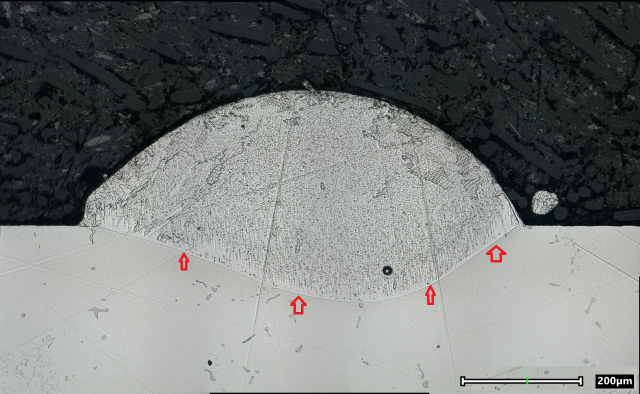
#> input picture Lab1/code/student_files/Report_images/Oval.png, 1280 x 787 px, found by its file name (shown at 1/2 size)
$ python NMS_compare.py
#> lines starting #> are read from the running program, lines starting #| are printed output that depends on the picture; after the words box and inside, x2 and y2 are one past the last pixel; in counts of white or black regions, pixels touching at a corner belong together
### Lab1/code/texturelab/supplied.py
"""Supplied image operations: students are not expected to reimplement these."""

from __future__ import annotations
import numpy as np
from PIL import Image


# [15 lines left out: functions load_image, rgb2gray, not called in this run]


def _sliding_windows(image: np.ndarray, kh: int, kw: int) -> np.ndarray:
    ph, pw = kh // 2, kw // 2
    padded = np.pad(image, ((ph, ph), (pw, pw)), mode="reflect")
    return np.lib.stride_tricks.sliding_window_view(padded, (kh, kw))


def correlate2d(image: np.ndarray, kernel: np.ndarray) -> np.ndarray:
    """Same-size 2-D correlation with reflected boundaries."""
    image, kernel = np.asarray(image), np.asarray(kernel)
    if image.ndim != 2 or kernel.ndim != 2:
        raise ValueError("image and kernel must be two-dimensional")
    return np.einsum("ijxy,xy->ij", _sliding_windows(image, *kernel.shape), kernel, optimize=True)


def gaussian_kernel(sigma: float, truncate: float = 3.0) -> np.ndarray:
    if sigma <= 0:
        raise ValueError("sigma must be positive")
    radius = max(1, int(truncate * sigma + 0.5))
    x = np.arange(-radius, radius + 1, dtype=np.float32)
    k = np.exp(-(x[:, None] ** 2 + x[None, :] ** 2) / (2 * sigma**2))
    return k / k.sum()


def gaussian_smooth(image: np.ndarray, sigma: float) -> np.ndarray:
    return correlate2d(np.asarray(image), gaussian_kernel(sigma)).astype(np.float32)


def sobel_gradients(gray: np.ndarray) -> tuple[np.ndarray, np.ndarray, np.ndarray, np.ndarray]:
    """Return gx, gy, magnitude, and angle; +y points down in image coordinates."""
    sx = np.array([[-1, 0, 1], [-2, 0, 2], [-1, 0, 1]], np.float32) / 8
    sy = sx.T
    gx, gy = correlate2d(gray, sx), correlate2d(gray, sy)
    magnitude = np.hypot(gx, gy)
    return gx, gy, magnitude.astype(np.float32), np.arctan2(gy, gx).astype(np.float32)


# [18 lines left out: functions box_mean, nms_nearest, not called in this run]

### Lab1/code/texturelab/edge_branch.py
"""Student-facing exact-direction NMS, adaptive thresholds, and hysteresis."""

from __future__ import annotations
from collections import deque
import numpy as np
from .config import EdgeConfig
from .supplied import gaussian_smooth, sobel_gradients


def bilinear_sample(image: np.ndarray, y: np.ndarray, x: np.ndarray) -> np.ndarray:
    """Sample a 2-D image at floating-point image coordinates."""
    # YOUR CODE HERE
    #
    # TODO 1 — Resolve safe coordinates
    #   - Read image height/width and clamp y/x to the valid closed intervals.
    #   - Compute floor coordinates (y0, x0) and the next coordinates (y1, x1).
    #   - Clamp y1/x1 as well so samples at the last row/column remain valid.
    #
    # TODO 2 — Compute interpolation weights
    #   - wy and wx are the fractional offsets from (y0, x0).
    #   - Form the four complementary weights for top-left, top-right,
    #     bottom-left, and bottom-right pixels.
    #
    # TODO 3 — Return the weighted sample
    #   - Support array-valued y/x so a whole image grid can be sampled at once.
    #   - An exact integer coordinate should reproduce the corresponding pixel.
    image = np.asarray(image)
    if image.ndim != 2:
        raise ValueError("image must be two-dimensional")
    y, x = np.broadcast_arrays(np.asarray(y, dtype=float), np.asarray(x, dtype=float))
    height, width = image.shape
    if height == 0 or width == 0:
        return np.empty(y.shape, dtype=np.result_type(image, np.float32))

    safe_y = np.clip(y, 0, height - 1)
    safe_x = np.clip(x, 0, width - 1)
    y0 = np.floor(safe_y).astype(np.intp)
    x0 = np.floor(safe_x).astype(np.intp)
    y1 = np.minimum(y0 + 1, height - 1)
    x1 = np.minimum(x0 + 1, width - 1)
    wy = safe_y - y0
    wx = safe_x - x0

    top_left = image[y0, x0]
    top_right = image[y0, x1]
    bottom_left = image[y1, x0]
    bottom_right = image[y1, x1]
    return ((1 - wy) * (1 - wx) * top_left
            + (1 - wy) * wx * top_right
            + wy * (1 - wx) * bottom_left
            + wy * wx * bottom_right)


def nms_interpolated(magnitude: np.ndarray, direction: np.ndarray) -> np.ndarray:
    """Thin gradient magnitude along the exact image-coordinate direction."""
    # YOUR CODE HERE
    #
    # TODO 1 — Validate inputs
    #   - Require matching two-dimensional magnitude and direction arrays.
    #
    # TODO 2 — Construct exact-direction comparison coordinates
    #   - Build row/column index grids for the complete image.
    #   - In image coordinates, the unit step is dy=sin(theta), dx=cos(theta).
    #   - Bilinearly sample magnitude one step forward and one step backward.
    #
    # TODO 3 — Suppress non-maxima
    #   - Keep the original magnitude when it is >= both interpolated neighbours.
    #   - Write zero elsewhere, return float32, and explicitly zero all four borders.
    magnitude = np.asarray(magnitude)
    direction = np.asarray(direction)
    if magnitude.ndim != 2 or direction.ndim != 2:
        raise ValueError("magnitude and direction must be two-dimensional")
    if magnitude.shape != direction.shape:
        raise ValueError("magnitude and direction must have matching shapes")

    height, width = magnitude.shape
    rows, columns = np.indices((height, width), dtype=float)
    dy = np.sin(direction)
    dx = np.cos(direction)
    forward = bilinear_sample(magnitude, rows + dy, columns + dx)
    backward = bilinear_sample(magnitude, rows - dy, columns - dx)
    result = np.where((magnitude >= forward) & (magnitude >= backward), magnitude, 0)
    result = np.asarray(result, dtype=np.float32)
    if height and width:
        result[0, :] = 0
        result[-1, :] = 0
        result[:, 0] = 0
        result[:, -1] = 0
    return result


def adaptive_thresholds(nms: np.ndarray, config: EdgeConfig) -> tuple[float, float]:
    """Select reproducible low/high thresholds without test labels."""
    # YOUR CODE HERE
    #
    # TODO 1 — Isolate useful responses
    #   - Estimate thresholds from strictly positive NMS values only.
    #   - If none exist, return a pair that produces no strong/weak edges.
    #
    # TODO 2 — Compute the high threshold
    #   - "percentile": use config.high_percentile on positive values.
    #   - "robust": use median + 2.5 * 1.4826 * median absolute deviation.
    #       - 1.4826 is a mathematically motivated conversion from MAD to a standard-deviation-like scale.
    #       - 2.5 is a scale multiplier for robust outlier rejection.
    #   - Reject unknown threshold_method values with ValueError.
    #
    # TODO 3 — Compute and return the low threshold
    #   - low is config.low_ratio multiplied by high.
    #   - Return ordinary Python floats in (low, high) order.
    if config.threshold_method not in {"percentile", "robust"}:
        raise ValueError(f"unknown threshold method: {config.threshold_method}")
    positive = np.asarray(nms)[np.asarray(nms) > 0]
    if positive.size == 0:
        return 0.0, 0.0

    if config.threshold_method == "percentile":
        high = float(np.percentile(positive, config.high_percentile))
    else:
        median = float(np.median(positive))
        mad = float(np.median(np.abs(positive - median)))
        high = median + 2.5 * 1.4826 * mad
    low = float(config.low_ratio * high)
    return low, high


def hysteresis(strong: np.ndarray, weak: np.ndarray, connectivity: int = 8) -> np.ndarray:
    """Keep all weak pixels reachable from strong seeds."""
    # YOUR CODE HERE
    #
    # TODO 1 — Validate and initialise
    #   - Require matching mask shapes and connectivity equal to 4 or 8.
    #   - Convert inputs to Boolean masks without modifying the caller's arrays.
    #   - Seed the result and a deque with every strong-pixel coordinate.
    #
    # TODO 2 — Define the neighbourhood
    #   - Four-connectivity uses vertical/horizontal offsets.
    #   - Eight-connectivity additionally includes all diagonal offsets.
    #
    # TODO 3 — Traverse the full connected component
    #   - Pop a coordinate, check in-bounds allowed neighbours, and accept every
    #     unvisited weak pixel connected to a seed.
    #   - Enqueue newly accepted pixels so multi-pixel weak chains are retained.
    #   - Return the final Boolean mask after the queue is exhausted.
    strong = np.asarray(strong, dtype=bool)
    weak = np.asarray(weak, dtype=bool)
    if strong.shape != weak.shape:
        raise ValueError("strong and weak masks must have matching shapes")
    if connectivity not in (4, 8):
        raise ValueError("connectivity must be 4 or 8")

    result = strong.copy()
    queue = deque(map(tuple, np.argwhere(strong)))
    offsets = [(-1, 0), (1, 0), (0, -1), (0, 1)]
    if connectivity == 8:
        offsets += [(-1, -1), (-1, 1), (1, -1), (1, 1)]

    height, width = result.shape
    while queue:
        row, column = queue.popleft()
        for row_offset, column_offset in offsets:
            next_row = row + row_offset
            next_column = column + column_offset
            if (0 <= next_row < height and 0 <= next_column < width
                    and weak[next_row, next_column] and not result[next_row, next_column]):
                result[next_row, next_column] = True
                queue.append((next_row, next_column))
    return result


def detect_edges(gray: np.ndarray, config: EdgeConfig) -> dict[str, np.ndarray | float]:
    """Run the supplied smoothing/Sobel stages and student edge stages."""
    smoothed = gaussian_smooth(gray, config.gaussian_sigma)
    gx, gy, magnitude, direction = sobel_gradients(smoothed)
    # YOUR CODE HERE
    #
    # TODO 1 — Thin and threshold
    #   - Run nms_interpolated on magnitude/direction.
    #   - Obtain (low, high) from adaptive_thresholds.
    #   - Strong pixels meet/exceed high; weak pixels meet/exceed low but are not strong.
    #
    # TODO 2 — Link and package the result
    #   - Run hysteresis with config.connectivity.
    #   - Return gx, gy, magnitude, direction, nms, low, high, and edges using
    #     exactly those dictionary keys so downstream feature code remains stable.
    nms = nms_interpolated(magnitude, direction)
    low, high = adaptive_thresholds(nms, config)
    strong = (nms > 0) & (nms >= high)
    weak = (nms > 0) & (nms >= low) & ~strong
    edges = hysteresis(strong, weak, config.connectivity)
    return {
        "gx": gx,
        "gy": gy,
        "magnitude": magnitude,
        "direction": direction,
        "nms": nms,
        "low": low,
        "high": high,
        "edges": edges,
    }

### Lab1/code/student_files/NMS_compare.py
from pathlib import Path
import sys

import matplotlib.pyplot as plt
import numpy as np
from PIL import Image

sys.path.insert(0, str(Path(__file__).resolve().parent.parent))

from texturelab.config import EdgeConfig
from texturelab.edge_branch import detect_edges

image_path = Path(__file__).resolve().parent.parent / "Oval.png"

gray = np.asarray(Image.open(image_path).convert("L"), dtype=np.float32) / 255.0

config_4 = EdgeConfig(connectivity=4)
result_4 = detect_edges(gray, config_4)
#> in correlate2d (call 2), `image, kernel = np.asarray(image), np.asarray(kernel)`: kernel = [[-0.125, 0, 0.125], [-0.25, 0, 0.25], [-0.125, 0, 0.125]]
#> in correlate2d (call 2), `return np.einsum("ijxy,xy->ij", _sliding_windows(image, *kernel.shape)..`:
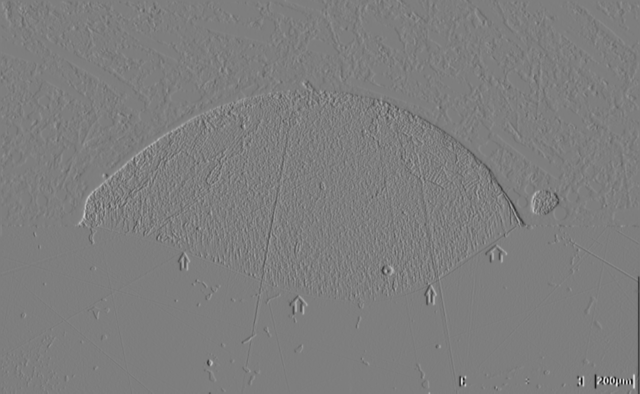
#> returned value: shape (787, 1280) float32 (shown at 1/2 size); min -0.265, max 0.27, mean -0.000106; drawn with min black and max white
#> in bilinear_sample, `y0 = np.floor(safe_y).astype(np.intp)`:
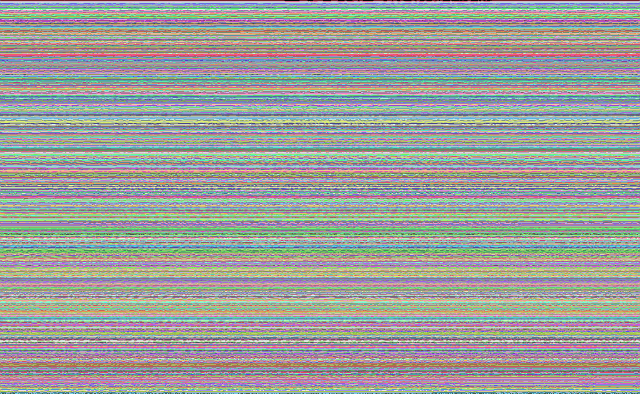
#> y0: shape (787, 1280) int64 (shown at 1/2 size); 787 distinct labels, from 0 to 786; one colour per label, 0 black
#> in bilinear_sample, `y1 = np.minimum(y0 + 1, height - 1)`: y1: shape (787, 1280) int64; 786 distinct labels, from 1 to 786
#> in bilinear_sample (call 2), `y0 = np.floor(safe_y).astype(np.intp)`:
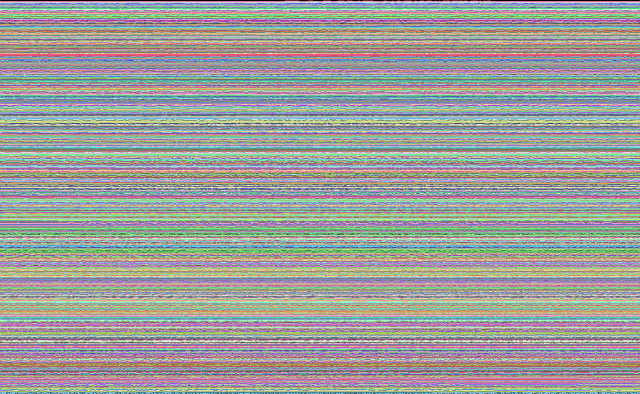
#> y0: shape (787, 1280) int64 (shown at 1/2 size); 787 distinct labels, from 0 to 786; one colour per label, 0 black
#> in bilinear_sample (call 2), `y1 = np.minimum(y0 + 1, height - 1)`: y1: shape (787, 1280) int64; 786 distinct labels, from 1 to 786
#> in bilinear_sample (call 2), `wx = safe_x - x0`:
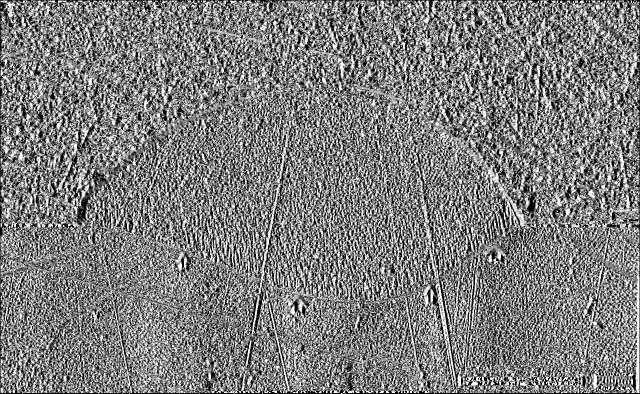
#> wx: shape (787, 1280) float64 (shown at 1/2 size); min 0, max 1, mean 0.495
#> in nms_interpolated, `result = np.where((magnitude >= forward) & (magnitude >= backward), ma..`:
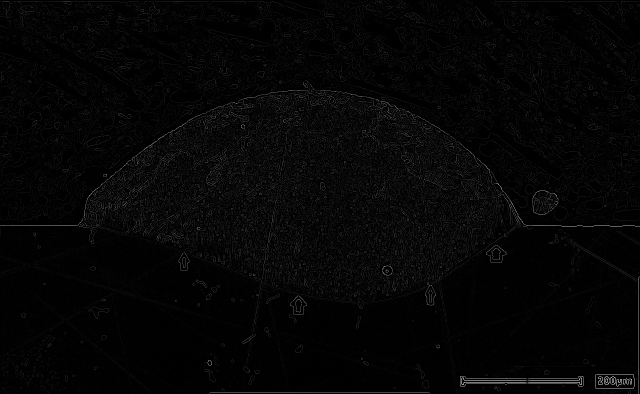
#> result: shape (787, 1280) float32 (shown at 1/2 size); min 0, max 0.27, mean 0.0057; drawn with min black and max white
#> in nms_interpolated, `result[0, :] = 0`: result: shape (787, 1280) float32; 0.03% of pixels changed, all inside (x1, y1, x2, y2) = (1, 0, 1279, 1)
#> in nms_interpolated, `result[-1, :] = 0`: result: shape (787, 1280) float32; min 0, max 0.27, mean 0.0057
#> in nms_interpolated, `result[:, 0] = 0`: result: shape (787, 1280) float32; min 0, max 0.27, mean 0.0057
#> in nms_interpolated, `result[:, -1] = 0`: result: shape (787, 1280) float32; min 0, max 0.27, mean 0.0057
#> in adaptive_thresholds, `high = float(np.percentile(positive, config.high_percentile))`: high = 0.0418
#> in adaptive_thresholds, `low = float(config.low_ratio * high)`: low = 0.0167
#> in detect_edges, `low, high = adaptive_thresholds(nms, config)`: high = 0.0418
#> in detect_edges, `strong = (nms > 0) & (nms >= high)`:
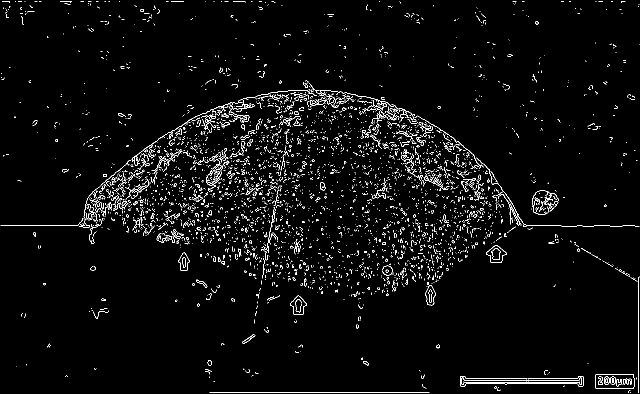
#> strong: shape (787, 1280) bool (shown at 1/2 size); 3% white in thin lines or dots
#> in detect_edges, `weak = (nms > 0) & (nms >= low) & ~strong`:
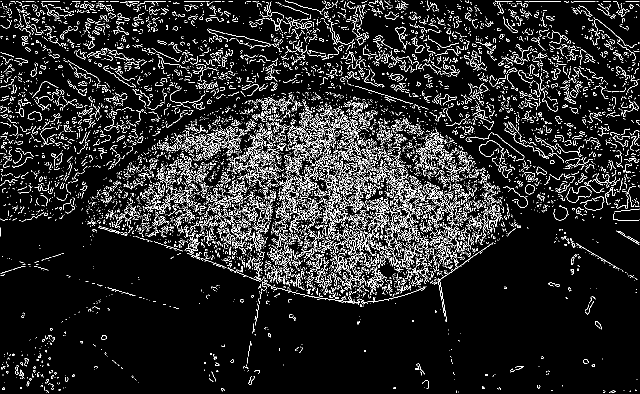
#> weak: shape (787, 1280) bool (shown at 1/2 size); 9.2% white in thin lines or dots
#> the loop in hysteresis, `while queue:` made 53254 passes
#> column on passes 1 to 3: 10, 11, 12
#> result_4 = 8 items

config_8 = EdgeConfig(connectivity=8)
result_8 = detect_edges(gray, config_8)
#> the loop in hysteresis (call 2), `while queue:` made 77370 passes
#> result_8 = 8 items

edges_4 = result_4["edges"]
edges_8 = result_8["edges"]

print("4-connectivity edge pixels:", np.count_nonzero(edges_4))
#| 4-connectivity edge pixels: 53254
print("8-connectivity edge pixels:", np.count_nonzero(edges_8))
#| 8-connectivity edge pixels: 77370

fig, axes = plt.subplots(1, 3, figsize=(15, 5))

axes[0].imshow(gray, cmap="gray")
axes[0].set_title("Original grayscale image")

axes[1].imshow(edges_4, cmap="gray")
axes[1].set_title("Edges: connectivity = 4")

axes[2].imshow(edges_8, cmap="gray")
axes[2].set_title("Edges: connectivity = 8")

for axis in axes:
    axis.axis("off")

plt.tight_layout()
plt.show()
